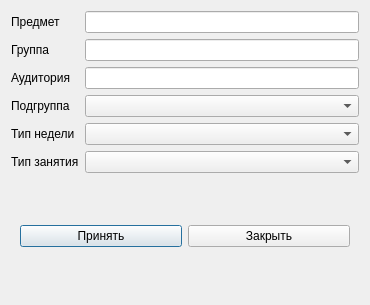
<?xml version="1.0" encoding="UTF-8"?>
<ui version="4.0">
 <class>Add_lesson</class>
 <widget class="QDialog" name="Add_lesson">
  <property name="geometry">
   <rect>
    <x>0</x>
    <y>0</y>
    <width>370</width>
    <height>305</height>
   </rect>
  </property>
  <property name="windowTitle">
   <string>Dialog</string>
  </property>
  <layout class="QGridLayout" name="gridLayout_2">
   <item row="0" column="0">
    <layout class="QGridLayout" name="gridLayout">
     <item row="0" column="0">
      <widget class="QLabel" name="label">
       <property name="text">
        <string>Предмет</string>
       </property>
      </widget>
     </item>
     <item row="0" column="1">
      <widget class="QLineEdit" name="subject"/>
     </item>
     <item row="1" column="0">
      <widget class="QLabel" name="label_2">
       <property name="text">
        <string>Группа</string>
       </property>
      </widget>
     </item>
     <item row="1" column="1">
      <widget class="QLineEdit" name="student_group"/>
     </item>
     <item row="2" column="0">
      <widget class="QLabel" name="label_3">
       <property name="text">
        <string>Аудитория</string>
       </property>
      </widget>
     </item>
     <item row="2" column="1">
      <widget class="QLineEdit" name="classroom"/>
     </item>
     <item row="3" column="0">
      <widget class="QLabel" name="label_5">
       <property name="text">
        <string>Подгруппа</string>
       </property>
      </widget>
     </item>
     <item row="3" column="1">
      <widget class="QComboBox" name="comboBox_2">
       <property name="sizePolicy">
        <sizepolicy hsizetype="Expanding" vsizetype="Fixed">
         <horstretch>0</horstretch>
         <verstretch>0</verstretch>
        </sizepolicy>
       </property>
      </widget>
     </item>
     <item row="4" column="0">
      <widget class="QLabel" name="label_6">
       <property name="text">
        <string>Тип недели</string>
       </property>
      </widget>
     </item>
     <item row="4" column="1">
      <widget class="QComboBox" name="comboBox_3">
       <property name="sizePolicy">
        <sizepolicy hsizetype="Expanding" vsizetype="Fixed">
         <horstretch>0</horstretch>
         <verstretch>0</verstretch>
        </sizepolicy>
       </property>
      </widget>
     </item>
     <item row="5" column="0">
      <widget class="QLabel" name="label_4">
       <property name="text">
        <string>Тип занятия</string>
       </property>
      </widget>
     </item>
     <item row="5" column="1">
      <widget class="QComboBox" name="comboBox">
       <property name="sizePolicy">
        <sizepolicy hsizetype="Expanding" vsizetype="Fixed">
         <horstretch>0</horstretch>
         <verstretch>0</verstretch>
        </sizepolicy>
       </property>
      </widget>
     </item>
    </layout>
   </item>
   <item row="1" column="0">
    <widget class="QWidget" name="widget" native="true">
     <property name="minimumSize">
      <size>
       <width>0</width>
       <height>10</height>
      </size>
     </property>
     <layout class="QHBoxLayout" name="horizontalLayout">
      <item>
       <widget class="QPushButton" name="applyButton">
        <property name="text">
         <string>Принять</string>
        </property>
       </widget>
      </item>
      <item>
       <widget class="QPushButton" name="closeButton">
        <property name="text">
         <string>Закрыть</string>
        </property>
       </widget>
      </item>
     </layout>
    </widget>
   </item>
  </layout>
 </widget>
 <resources/>
 <connections/>
</ui>
